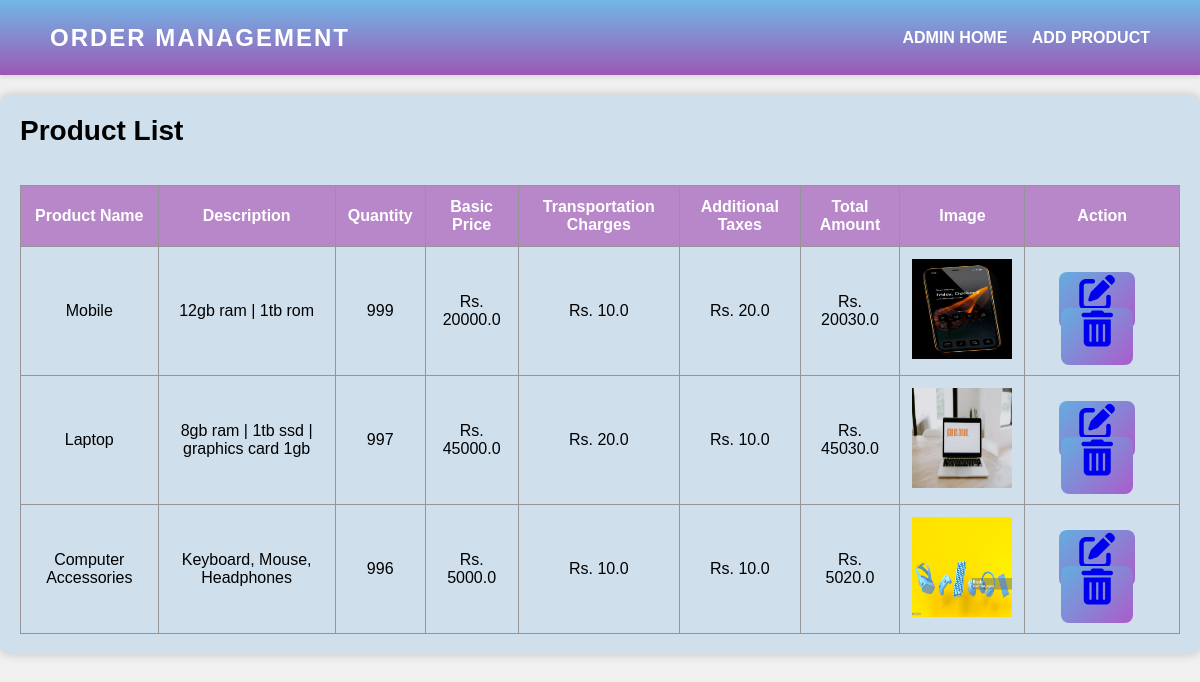
/product_list/, run on an earlier commit of the app's database.
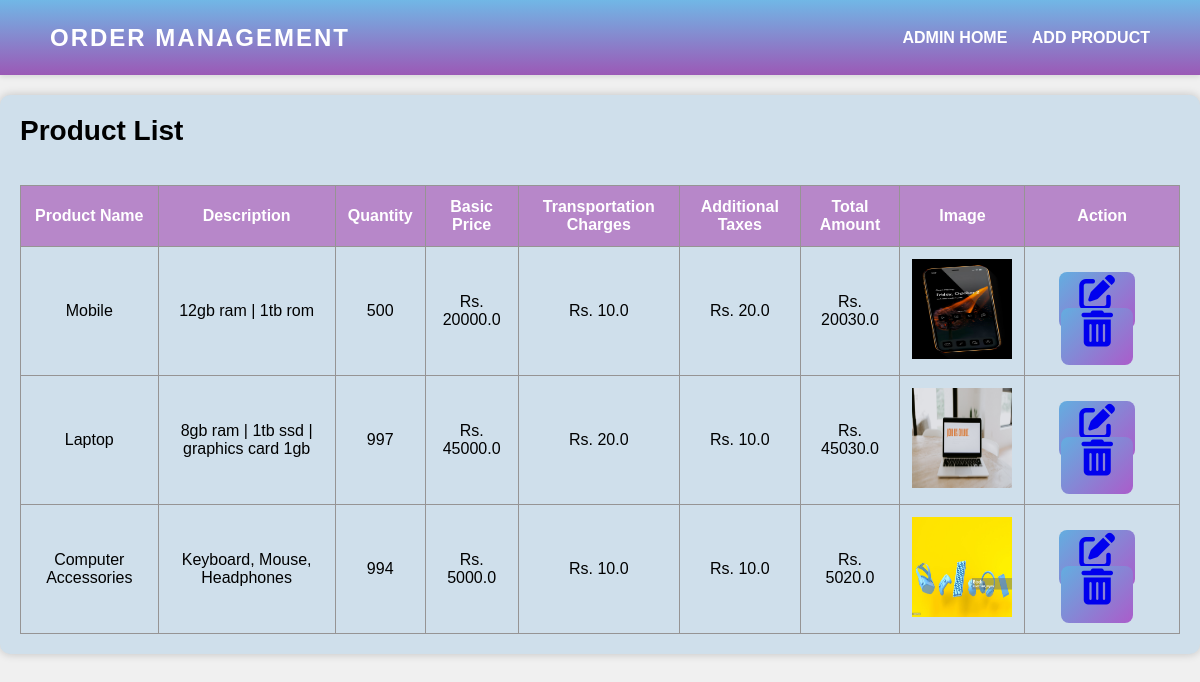
And on a later commit of the database.
### oms/models.py (models this page shows, shortened)
class Product(models.Model):
    supplier_id = models.ForeignKey('Supplier_Detail',null=True, on_delete=models.SET_NULL)
    product_id = models.AutoField
    product_name = models.CharField(max_length=100)
    quantity = models.IntegerField()
    description = models.TextField()
    basic_price = models.FloatField()
    transportation_charges = models.FloatField()
    additional_taxes = models.FloatField()
    total_amount = models.FloatField()
    created_at = models.DateTimeField(auto_now_add=True)
    image = models.ImageField(upload_to="oms/images", default="")
    class Meta:
        db_table = 'product_master'

### oms/views.py (the view)
# urls.py: path('product_list/', views.product_list, name='product_list'),
def product_list(request):
    products = Product.objects.all()
    return render(request, 'product_list.html', {'products': products})

### oms/templates/product_list.html (shortened to what this page needs)
<!DOCTYPE html>
<html>
<head>
    <link rel="stylesheet" href="https://cdnjs.cloudflare.com/ajax/libs/font-awesome/6.2.1/css/all.min.css">
</head>
<body>
    <nav>
        <div class="logo">
            <p>Order Management</p>
        </div>
        <ul>
            <li><a href="{% url 'admin_zone' %}">ADMIN HOME</a></li>
            <li><a href="{% url 'add_product' %}">Add Product</a></li>
        </ul>
    </nav>
    <div class="container">
        <div class="title">Product List</div>
        <form method="post">
            {{ result }} <br>
        <div class="user-details">
        <div id="search-results">
            <table class="staff-table">
                <thead class="heading">
                <tr>
                    <th>Product Name</th>
                    <th>Description</th>
                    <th>Quantity</th>
                    <th>Basic Price</th>
                    <th>Transportation Charges</th>
                    <th>Additional Taxes</th>
                    <th>Total Amount</th>
                    <th>Image</th>
                    <th>Action</th>
                </tr>
            </thead>
            <tbody>
                {% for product in products %}
                    <tr>
                        <td>{{ product.product_name }}</td>
                        <td>{{ product.description }}</td>
                        <td>{{ product.quantity }}</td>
                        <td>Rs. {{ product.basic_price }}</td>
                        <td>Rs. {{ product.transportation_charges }}</td>
                        <td>Rs. {{ product.additional_taxes }}</td>
                        <td>Rs. {{ product.total_amount }}</td>
                        <td>
                            {% if product.image %}
                                <img src="{{ product.image.url }}" alt="{{ product.product_name }}" width="100" height="100">
                            {% else %}
                                No Image Available
                            {% endif %}
                        </td>
                        <td>
                            <a href="/update_product/{{ product.id }}" class="button-link">
                                <i class="fas fa-edit" style="font-size: 36px;"></i>
                            </a>
                            <a href="/delete_product/{{ product.id }}" class="button-link">
                                <i class="fas fa-trash-alt" style="font-size: 36px;"></i>
                            </a>
                        </td>
                    </tr>
                {% endfor %}
            </tbody>
        </table>
        </form>
    </div>
</body>
</html>

### oms/templates/product_list.html (style rules this page uses)
* { margin: 0; padding: 0; box-sizing: border-box; font-family: 'Poppins', sans-serif; }
body { font-family: Arial, sans-serif; background-color: #f0f0f0; margin-top: 75px; }
nav { width: 100%; height: 75px; line-height: 75px; padding: 0 50px; position: fixed; background-image: linear-gradient(#71b7e6, #9b59b6); top: 0; left: 0; right: 0; display: flex; justify-content: space-between; z-index: 999; box-shadow: 0px 2px 5px rgba(0, 0, 0, 0.1); }
nav .logo p { font-size: 24px; font-weight: bold; color: white; text-transform: uppercase; letter-spacing: 2px; cursor: pointer; margin: 0; }
nav ul { margin: 0; padding: 0; list-style: none; }
nav ul li { display: inline-block; margin-right: 20px; }
nav ul li:last-child { margin-right: 0; }
nav ul li a { font-size: 16px; text-transform: uppercase; padding: 15 20px; color: white; text-decoration: none; font-weight: bold; }
.container { max-width: 100%; margin: 95px auto 20px; background-color: #cfdfeb; padding: 20px; border-radius: 10px; box-shadow: 0 0 10px rgba(0, 0, 0, 0.2); overflow-x: auto; }
.container .title { font-size: 28px; font-weight: bold; margin-bottom: 20px; }
.staff-table { width: 100%; border-collapse: collapse; }
.staff-table, th, td { border: 1px solid #969494; }
th, td { padding: 12px; text-align: center; }
.staff-table th { background:#b787c9; color: white; }
.button-link { text-decoration: none; margin-right: 10px; font-size: 16px; font-weight: bold; background: linear-gradient(135deg, #63aee0, #ab5cca); padding: 20px 20px; border-radius: 8px; }

What changed in the data, as far as the page shows it:
changed Product "Mobile": quantity "999" → "500"
changed Product "Computer Accessories": quantity "996" → "994"
